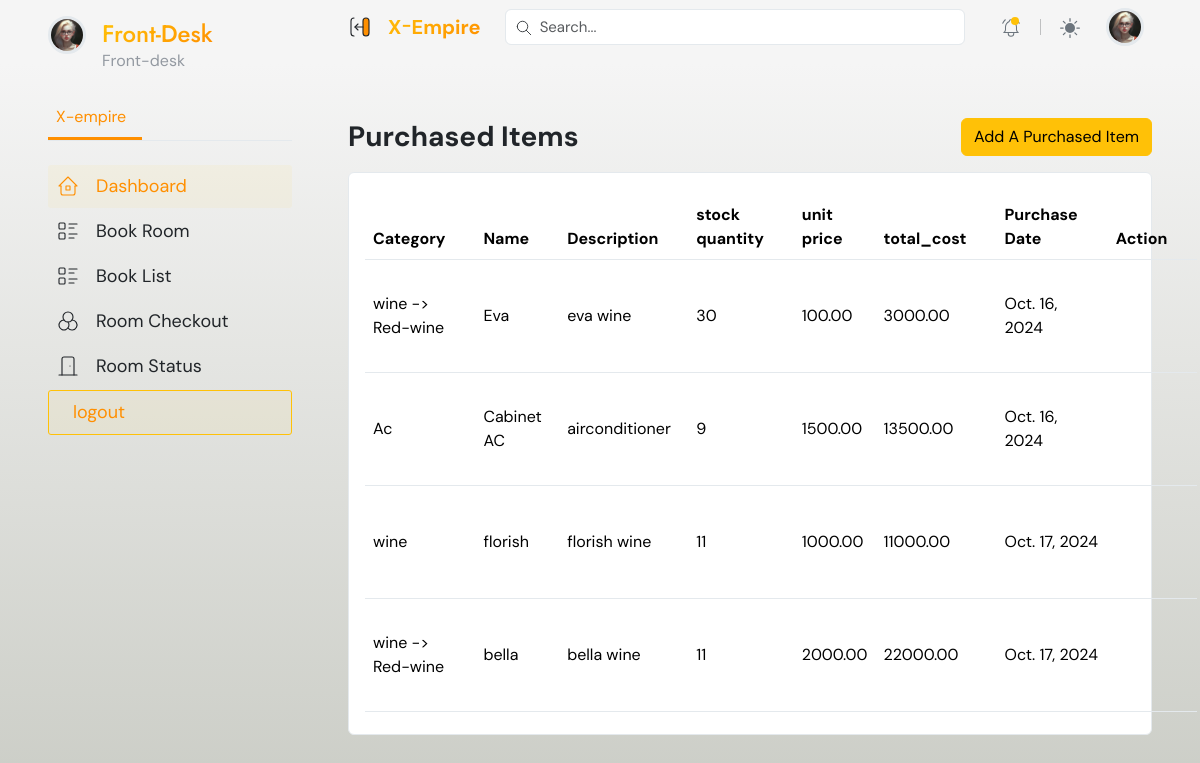
The page /inventory/consumable-items/ on the database its author committed.
### inventory/models.py (models this page shows, shortened)
class Item(models.Model):
    STOCK_TYPES = (
        ('utility', 'Utility'),
        ('consumable_item', 'Consumable Item'),
        ('equipment', 'Equipment'),
        ('amenity', 'Amenity'),
    )
    stock_type = models.CharField(max_length=20, choices=STOCK_TYPES)
    category = models.ForeignKey(ItemCategory, on_delete=models.CASCADE, null=True, blank=True)
    name = models.CharField(max_length=255)
    description = models.TextField(null=True, blank=True)
    stock_quantity = models.PositiveIntegerField(default=0)
    unit_price = models.DecimalField(max_digits=12, decimal_places=2, default=0)
    purchase_receipt = models.ImageField(upload_to="consumable_receipts", blank=True, null=True)
    supplier = models.ForeignKey(Supplier, on_delete=models.SET_NULL, null=True, blank=True, related_name='consumable', db_index=True)
    purchase_date = models.DateField()
    equipment = models.OneToOneField('Equipment', on_delete=models.CASCADE, null=True, blank=True, related_name='equimentitem')  # Link to Equipment model
    created_at = models.DateTimeField(auto_now_add=True)
    updated_at = models.DateTimeField(auto_now=True)
    @property
    def total_cost(self):
        return self.unit_price * self.stock_quantity

class ItemCategory(models.Model):
    name = models.CharField(max_length = 250)
    slug = models.SlugField ()
    parent = models.ForeignKey('self',blank=True, null=True ,related_name='children', on_delete = models.CASCADE)
    class Meta:
       unique_together = ('slug', 'parent',)
       verbose_name_plural = 'inventory_categories'
       db_table = 'inventory_categories'
    def __str__(self):
        full_path = [self.name]
        parent_cat = self.parent
        while parent_cat is not None:
            full_path.append(parent_cat.name)
            parent_cat = parent_cat.parent
        return ' -> '.join(full_path[::-1])

### inventory/views.py (the view)
# urls.py: path('consumable-items/', views.consumable_item_list, name='consumable_item_list'),
def consumable_item_list(request):
    consumable_items = Item.objects.all()
    form = ItemForm()
    context = {
        'consumable_items': consumable_items,
        'form':form,
        }
    return render(request, 'pages/consumable_item_list.html', context)

### inventory/models.py (called while the page is built)
    def __str__(self):
        return self.name

    def __str__(self):
        return self.name

### inventory/templates/pages/consumable_item_list.html (shortened to what this page needs)
{% extends 'dashboard_base.html' %}
{% load static %}
{% block content %}
    <main class="container-fluid px-0">
        {% if request.user.is_admin %}
            {% include '../partials/menubars/admin_sidebar.html' %}
        {% elif request.user.is_supervisor %}
            {% include '../partials/menubars/supervisor_sidebar.html' %}
        {% elif request.user.is_account_officer %}
            {% include '../partials/menubars/accounting_sidebar.html' %}
        {% elif request.user.is_pos_officer %}
            {% include '../partials/menubars/pos_sidebar.html' %}
        {% else %}
            {% include '../partials/menubars/frontdesk_sidebar.html' %}
        {% endif %}
        <div class="content">
            {% include '../partials/top_header.html' %}
            <div class="px-xl-5 px-lg-4 px-3 py-3  mt-5 page-body">
                <div class="row g-3">
                    <div class="col-sm-12">
                        <div class="d-flex align-items-center justify-content-between flex-wrap">
                            <h3 class="fw-bold mb-0">Purchased Items</h3>
                            <div class="col-auto d-flex w-sm-100">
                                <button type="button" class="btn btn-warning" data-bs-toggle="modal" data-bs-target="#add-equipment">Add A Purchased Item</button>
                            </div>
                        </div>
                    </div>
                    <div class="col-sm-12">
                        <div class="card">
                            <div class="card-body">
                                <table class="table dataTable align-middle table-hover table-body" style="width: 100%;">
                                    <thead>
                                        <tr>
                                            <th>Category</th>
                                            <th>Name</th>
                                            <th>Description</th>
                                            <th>stock quantity </th>
                                            <th>unit price</th>
                                            <th>total_cost</th>
                                            <th>Purchase Date</th>
                                            <th>Action</th>
                                        </tr>
                                    </thead>
                                    <tbody>
                                        {% if consumable_items %}
                                            {% for item in consumable_items %}
                                                <tr>
                                                    <td>{{ item.category}}</td>
                                                    <td>{{ item.name}}</td>
                                                    <td>{{ item.description}}</td>
                                                    <td>{{ item.stock_quantity }}</td>
                                                    <td>{{  item.unit_price}}</td>
                                                    <td>{{  item.total_cost}}</td>
                                                    <td>{{  item.purchase_date}}</td>
                                                    <td>
                                                        <button type="button" class="btn" data-bs-toggle="modal" data-bs-target="#edit-amenity"><i class="fa fa-pencil-square fa-2x"></i></button>
                                                        <a href="#" data-url="{% url 'inventory:consumable_item_delete' 0 %}" onclick="deleteItem(event, {{ item.id }})" class="btn"><i class="fa fa-trash text-danger fa-2x"></i></a>
                                                    </td>
                                                </tr>
                                            {% endfor %}
                                        {% else %}
                                            <div class="text-center">
                                                <h4> No Item Added Yet! </h4>
                                            </div>
                                        {% endif %}
                                    </tbody>
                                </table>
                            </div>
                        </div>
                    </div>
                </div>
            </div>
        </div>
    </main>
{% endblock %}

### rows shown on the page
Item: category "wine -> Red-wine", name "Eva", description "eva wine", stock_quantity "30", unit_price "100.00", total_cost "3000.00", purchase_date "Oct. 16, 2024"
Item: category "Ac", name "Cabinet AC", description "airconditioner", stock_quantity "9", unit_price "1500.00", total_cost "13500.00", purchase_date "Oct. 16, 2024"
Item: category "wine", name "florish", description "florish wine", stock_quantity "11", unit_price "1000.00", total_cost "11000.00", purchase_date "Oct. 17, 2024"
Item: category "wine -> Red-wine", name "bella", description "bella wine", stock_quantity "11", unit_price "2000.00", total_cost "22000.00", purchase_date "Oct. 17, 2024"
